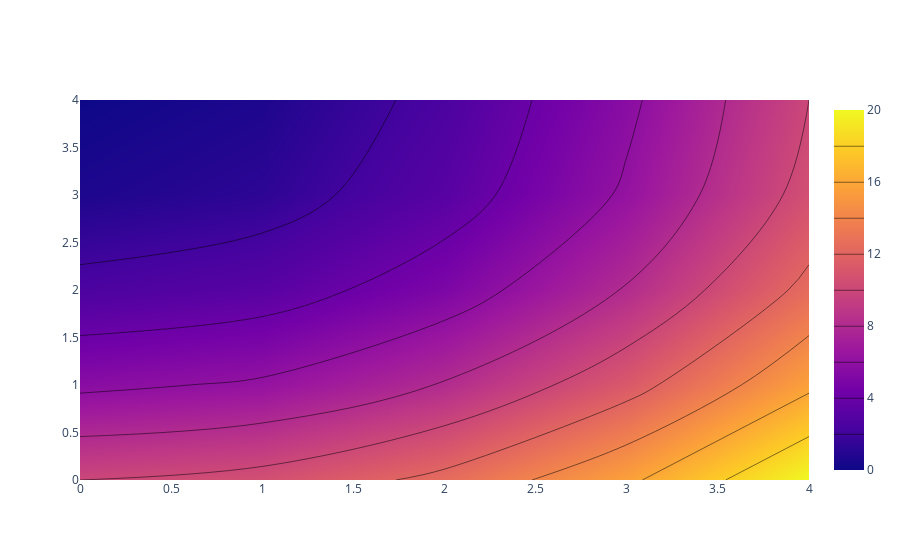

The code cell stored with this chart in its notebook:
### Markdown cell above
## Contour Plots

### Code cell
fig = go.Figure(data=
    go.Contour(
        z=[[10, 10.625, 12.5, 15.625, 20],
           [5.625, 6.25, 8.125, 11.25, 15.625],
           [2.5, 3.125, 5., 8.125, 12.5],
           [0.625, 1.25, 3.125, 6.25, 10.625],
           [0, 0.625, 2.5, 5.625, 10]],
        # heatmap gradient coloring is applied between each contour level
        contours_coloring='heatmap' # can also be 'lines', or 'none'
    )
)

fig.show()

### Figure 1 — Plotly figure (JSON) as saved in the notebook; plotly's stock layout.template omitted (floating-point values rounded to 4 significant figures)
{"data": [{"contours": {"coloring": "heatmap"}, "type": "contour", "z": [[10, 10.62, 12.5, 15.62, 20], [5.625, 6.25, 8.125, 11.25, 15.62], [2.5, 3.125, 5, 8.125, 12.5], [0.625, 1.25, 3.125, 6.25, 10.62], [0, 0.625, 2.5, 5.625, 10]]}], "layout": {}}
